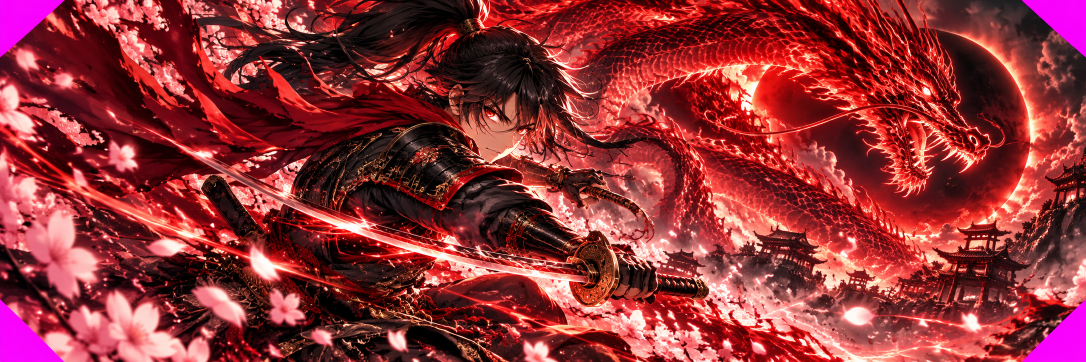
#> input picture tools/skills/gpt/samurai_cutin.png, 2172 x 724 px, given in place of icon.png, which was not available (shown at 1/2 size)
$ python placeholder_icon.py gpt/samurai_cutin.png gpt/samurai_fx_blossom_storm.png
#> lines starting #> are read from the running program, lines starting #| are printed output that depends on the picture; after the words box and inside, x2 and y2 are one past the last pixel; in counts of white or black regions, pixels touching at a corner belong together; pictures that were not available may be replaced by others from this repository, and a replacement may not be noted
# placeholder_icon.py <cls> <frame_from_id> <id> [<id> ...] : a "coming soon" icon for skills whose art is not made yet —
#   the gold frame of an existing icon (its gold, joined to the outer edge), a dark crimson inside and a gold "?" →
#   public/assets/final/skills/<cls>/<id>/icon.png (128 px). Replaced by the real icon when it comes (tools/skills/gpt_sheet.py).
import os, sys
import numpy as np
from PIL import Image, ImageDraw, ImageFont, ImageFilter
from scipy import ndimage

G = os.path.dirname(os.path.abspath(__file__)) + '/../../'
cls, src, ids = sys.argv[1], sys.argv[2], sys.argv[3:]
a = np.asarray(Image.open(G + f'public/assets/final/skills/{cls}/{src}/icon.png').convert('RGBA')).astype(np.float32)
r, g, b, al = a[..., 0], a[..., 1], a[..., 2], a[..., 3]
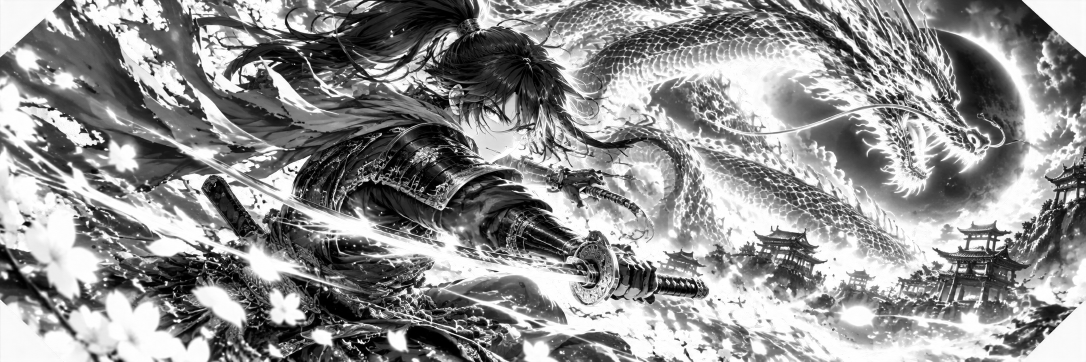
#> r: shape (724, 2172) float32 (shown at 1/2 size); min 0, max 255, mean 144.1
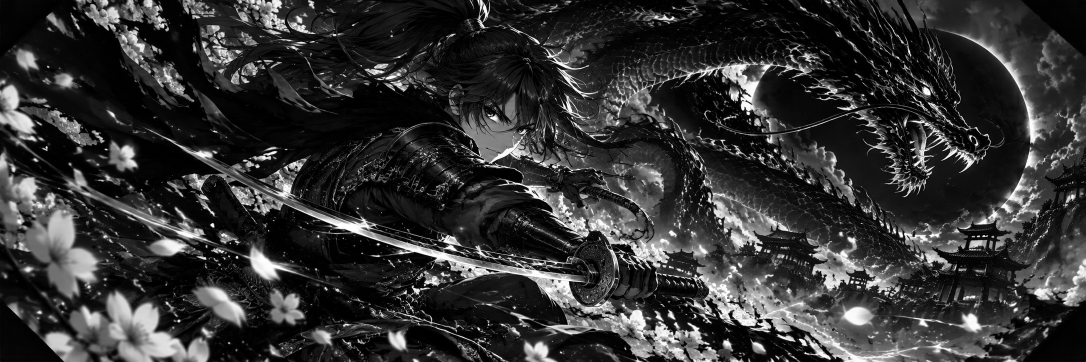
#> g: shape (724, 2172) float32 (shown at 1/2 size); min 0, max 255, mean 51.5
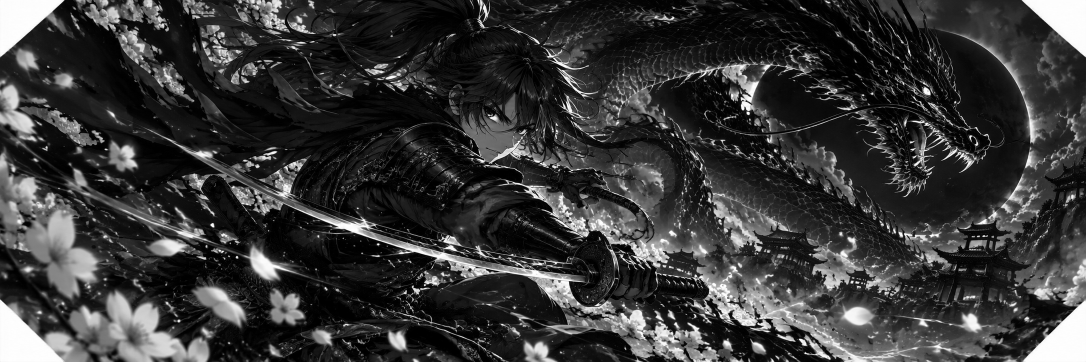
#> b: shape (724, 2172) float32 (shown at 1/2 size); min 0, max 255, mean 55.7
#> al: shape (724, 2172) float32; every value is 255
gold = (r > 120) & (g > 80) & (r - b > 50) & (g - b > 25) & (al > 200)
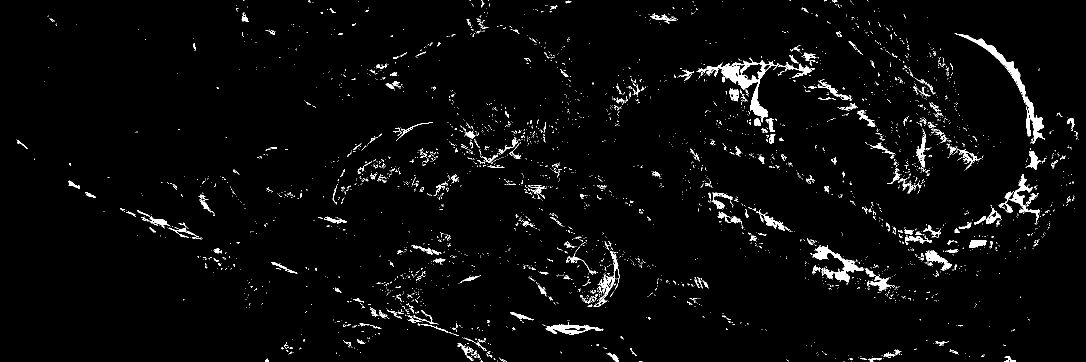
#> gold: shape (724, 2172) bool (shown at 1/2 size); 2.8% white; 3457 white regions (3182 under 20 px), largest, box (x1, y1, x2, y2) and area: (1393, 115, 1623, 245) 4056, (1909, 66, 2088, 288) 3040, (1625, 491, 1727, 564) 2101
dark = (r + g + b < 140) & (al > 200) & ndimage.binary_dilation(al < 128, iterations=4)   # the frame's dark outline
#> dark: shape (724, 2172) bool; every value is 0
yy0, xx0 = np.mgrid[0:a.shape[0], 0:a.shape[1]]
corner = (np.minimum(xx0, a.shape[1] - 1 - xx0) < 30) & (np.minimum(yy0, a.shape[0] - 1 - yy0) < 30)
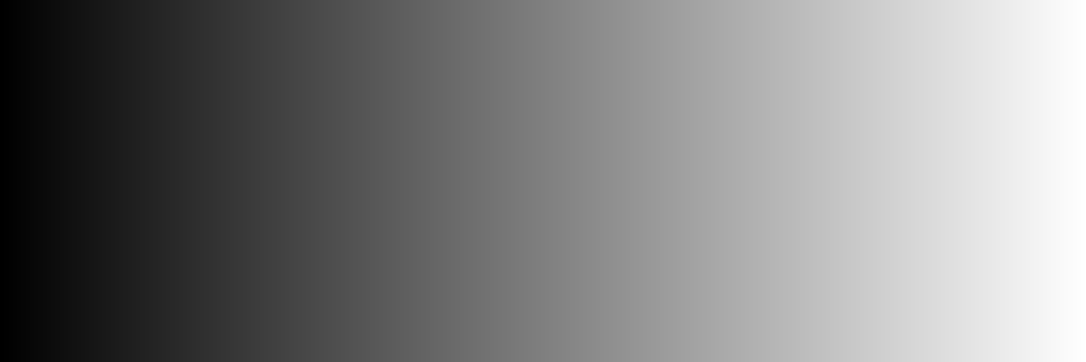
#> xx0: shape (724, 2172) int64 (shown at 1/2 size); min 0, max 2171, mean 1085.5; drawn with min black and max white
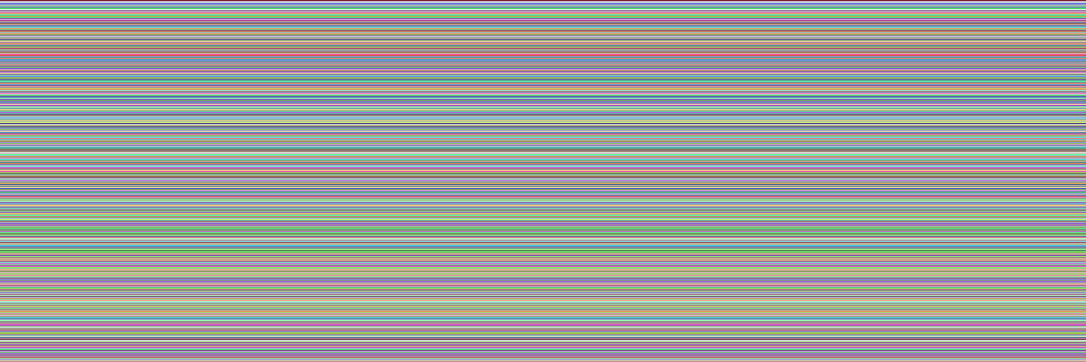
#> yy0: shape (724, 2172) int64 (shown at 1/2 size); 724 distinct labels, from 0 to 723; one colour per label, 0 black
pink = (r > 170) & (g > 110) & (b > 100) & (al > 200) & corner   # the corner blossoms
cand = gold | dark | pink
lab, _ = ndimage.label(cand)
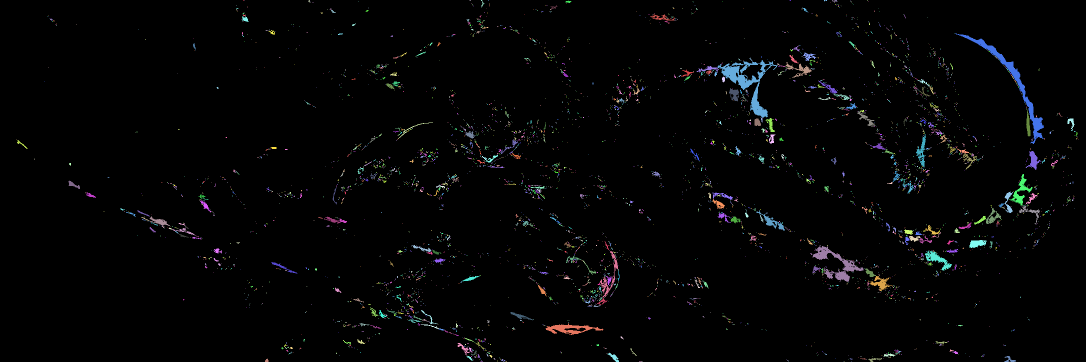
#> lab: shape (724, 2172) int32 (shown at 1/2 size); 4945 distinct labels, from 0 to 4944; one colour per label, 0 black
edge = ndimage.binary_dilation(al < 128, iterations=2)                   # joined to the clear outside
frame = np.isin(lab, np.unique(lab[edge & cand])) & ndimage.binary_dilation(al < 128, iterations=22) & cand
frame = ndimage.binary_closing(frame, iterations=1)
inside = ndimage.binary_fill_holes(al > 128) & ~frame
#> inside: shape (724, 2172) bool; every value is 1
yy, xx = np.mgrid[0:128, 0:128]
rad = np.clip(np.hypot(xx - 64, yy - 60) / 70, 0, 1)
fill = np.dstack([110 - 80 * rad, 14 - 10 * rad, 22 - 14 * rad])         # crimson in the middle, near black at the edge
out = a.copy()
#> (the run stopped early here; a loop or call above may not have finished)

$ run again, on tools/skills/src/gambler_allin.png
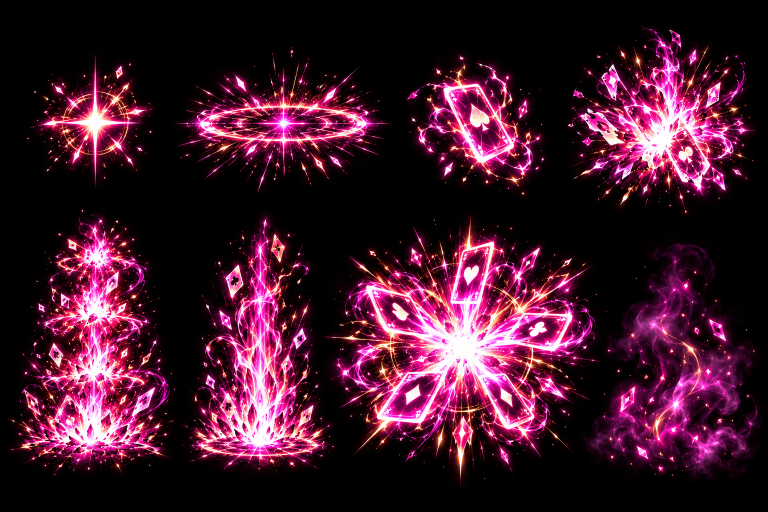
#> input picture tools/skills/src/gambler_allin.png, 1536 x 1024 px, given in place of icon.png, which was not available (shown at 1/2 size)
#> al: shape (1024, 1536) float32; every value is 255
#> gold: shape (1024, 1536) bool; 0.64% white in thin lines or dots, all inside (x1, y1, x2, y2) = (27, 94, 1491, 952)
#> dark: shape (1024, 1536) bool; every value is 0
#> `corner = (np.minimum(xx0, a.shape[1] - 1 - xx0) < 30) & (np.minimum(yy..`:
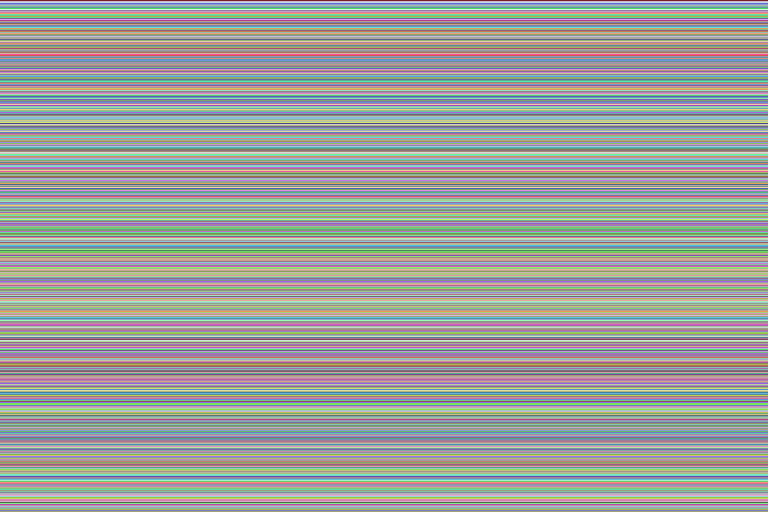
#> yy0: shape (1024, 1536) int64 (shown at 1/2 size); 1024 distinct labels, from 0 to 1023; one colour per label, 0 black
#> `lab, _ = ndimage.label(cand)`:
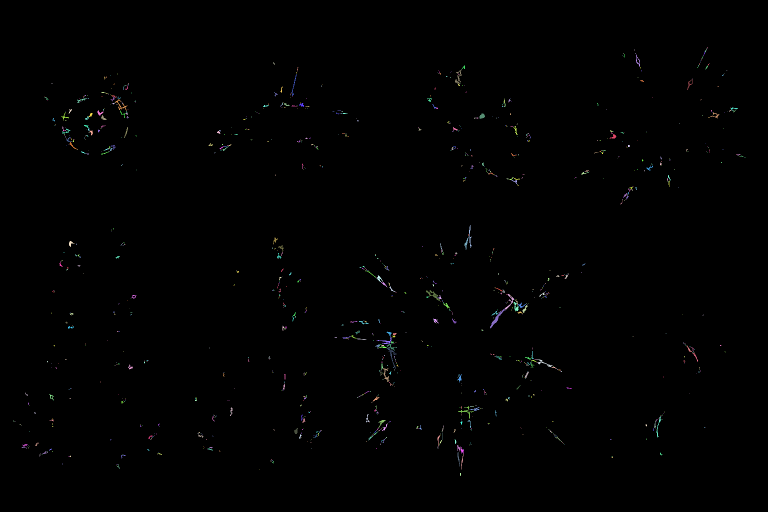
#> lab: shape (1024, 1536) int32 (shown at 1/2 size); 1472 distinct labels, from 0 to 1471; one colour per label, 0 black
#> inside: shape (1024, 1536) bool; every value is 1

$ run again, on tools/skills/src/gambler_cards.png
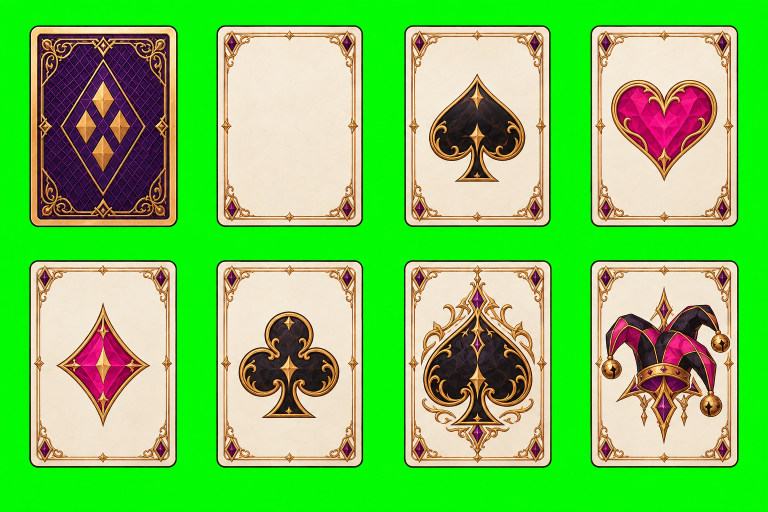
#> input picture tools/skills/src/gambler_cards.png, 1536 x 1024 px, given in place of icon.png, which was not available (shown at 1/2 size)
#> al: shape (1024, 1536) float32; every value is 255
#> gold: shape (1024, 1536) bool; 10.4% white; 1056 white regions (944 under 20 px), largest, box (x1, y1, x2, y2) and area: (817, 529, 1092, 926) 22480, (62, 55, 352, 451) 16335, (442, 60, 715, 448) 10335
#> dark: shape (1024, 1536) bool; every value is 0
#> `corner = (np.minimum(xx0, a.shape[1] - 1 - xx0) < 30) & (np.minimum(yy..`:
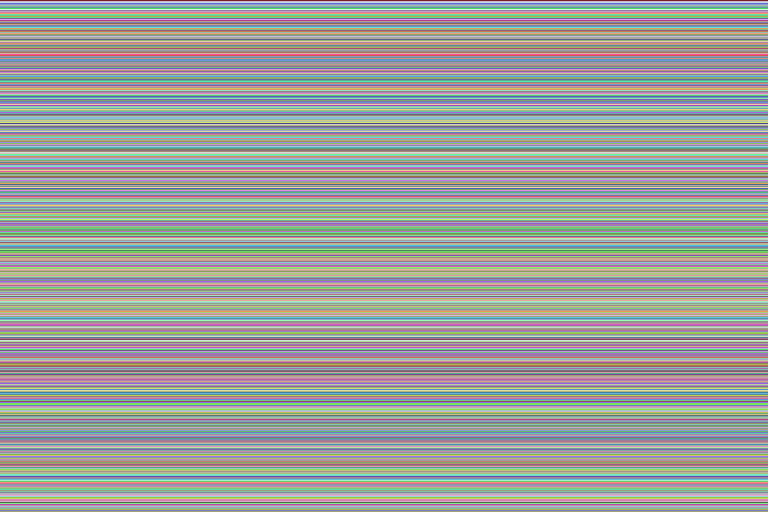
#> yy0: shape (1024, 1536) int64 (shown at 1/2 size); 1024 distinct labels, from 0 to 1023; one colour per label, 0 black
#> `lab, _ = ndimage.label(cand)`:
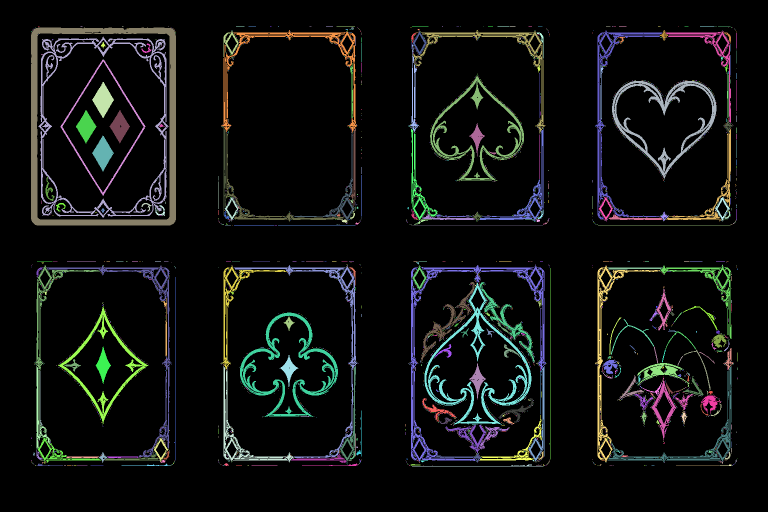
#> lab: shape (1024, 1536) int32 (shown at 1/2 size); 4518 distinct labels, from 0 to 4517; one colour per label, 0 black
#> inside: shape (1024, 1536) bool; every value is 1

$ run again, on tools/skills/src/gambler_casino.png
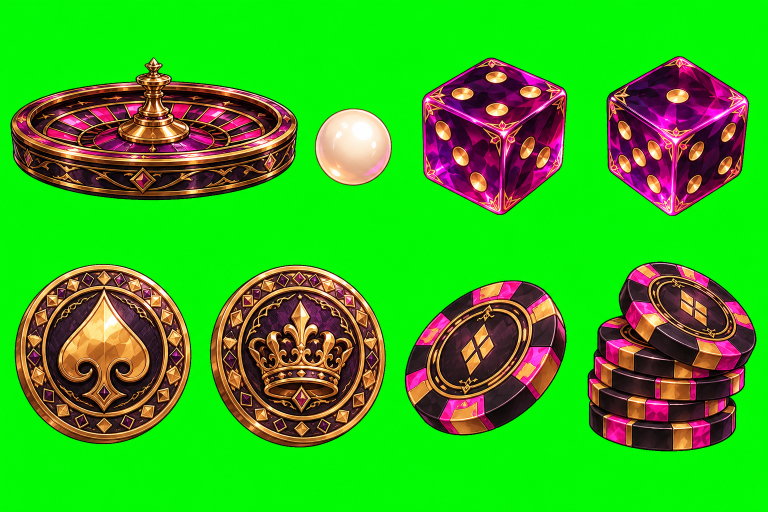
#> input picture tools/skills/src/gambler_casino.png, 1536 x 1024 px, given in place of icon.png, which was not available (shown at 1/2 size)
#> al: shape (1024, 1536) float32; every value is 255
#> gold: shape (1024, 1536) bool; 10.4% white; 1029 white regions (686 under 20 px), largest, box (x1, y1, x2, y2) and area: (118, 579, 299, 822) 17168, (429, 532, 769, 885) 9700, (635, 222, 776, 369) 9653
#> dark: shape (1024, 1536) bool; every value is 0
#> yy0: shape (1024, 1536) int64; 1024 distinct labels, from 0 to 1023
#> `lab, _ = ndimage.label(cand)`:
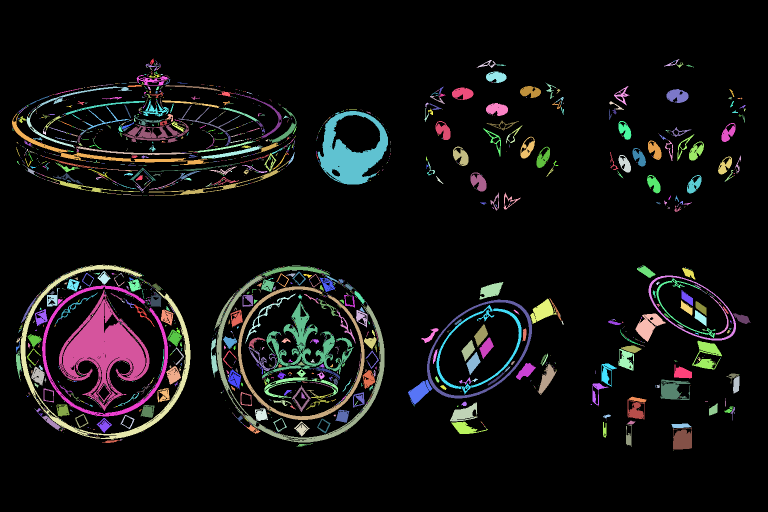
#> lab: shape (1024, 1536) int32 (shown at 1/2 size); 2930 distinct labels, from 0 to 2929; one colour per label, 0 black
#> inside: shape (1024, 1536) bool; every value is 1
